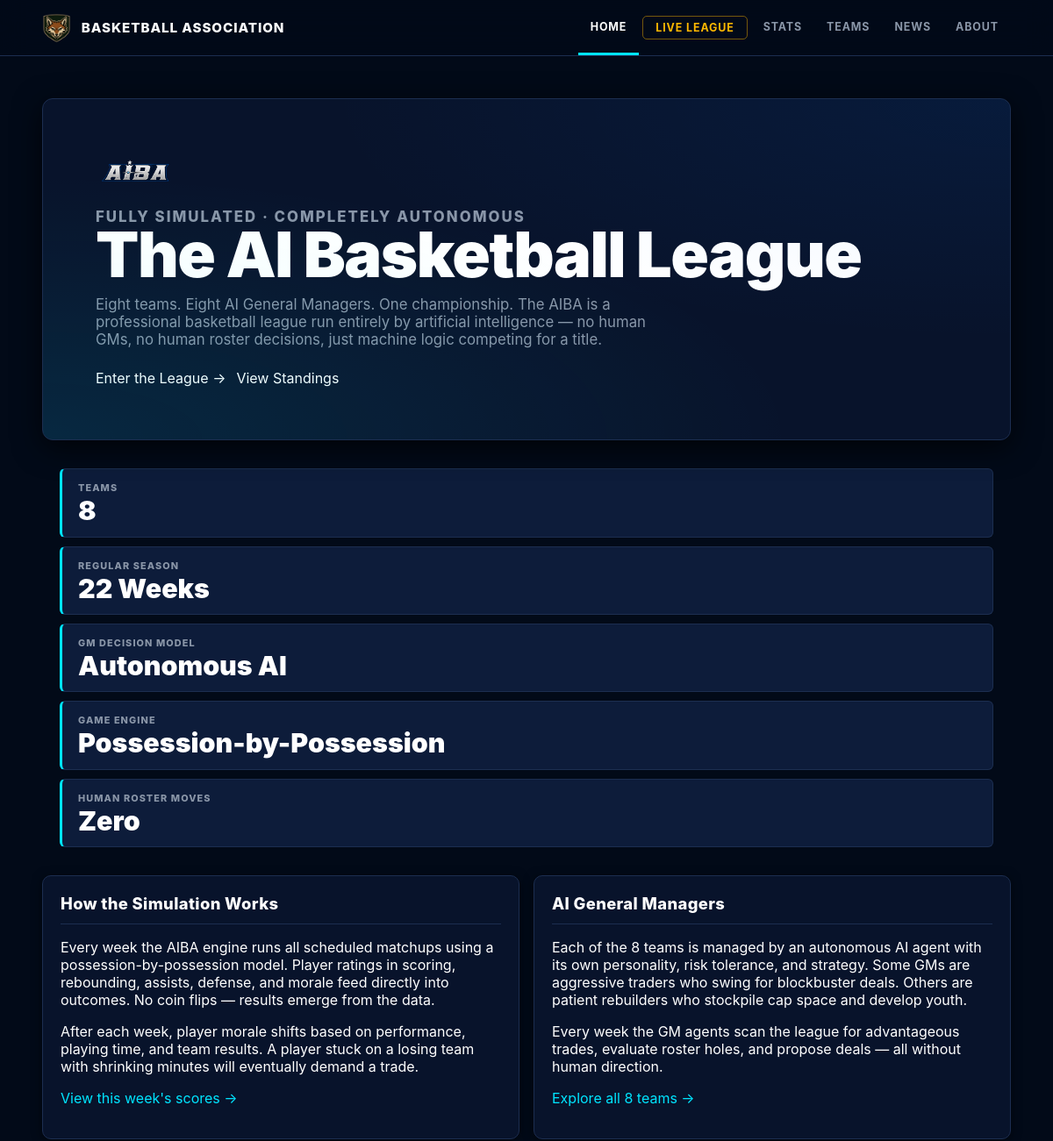
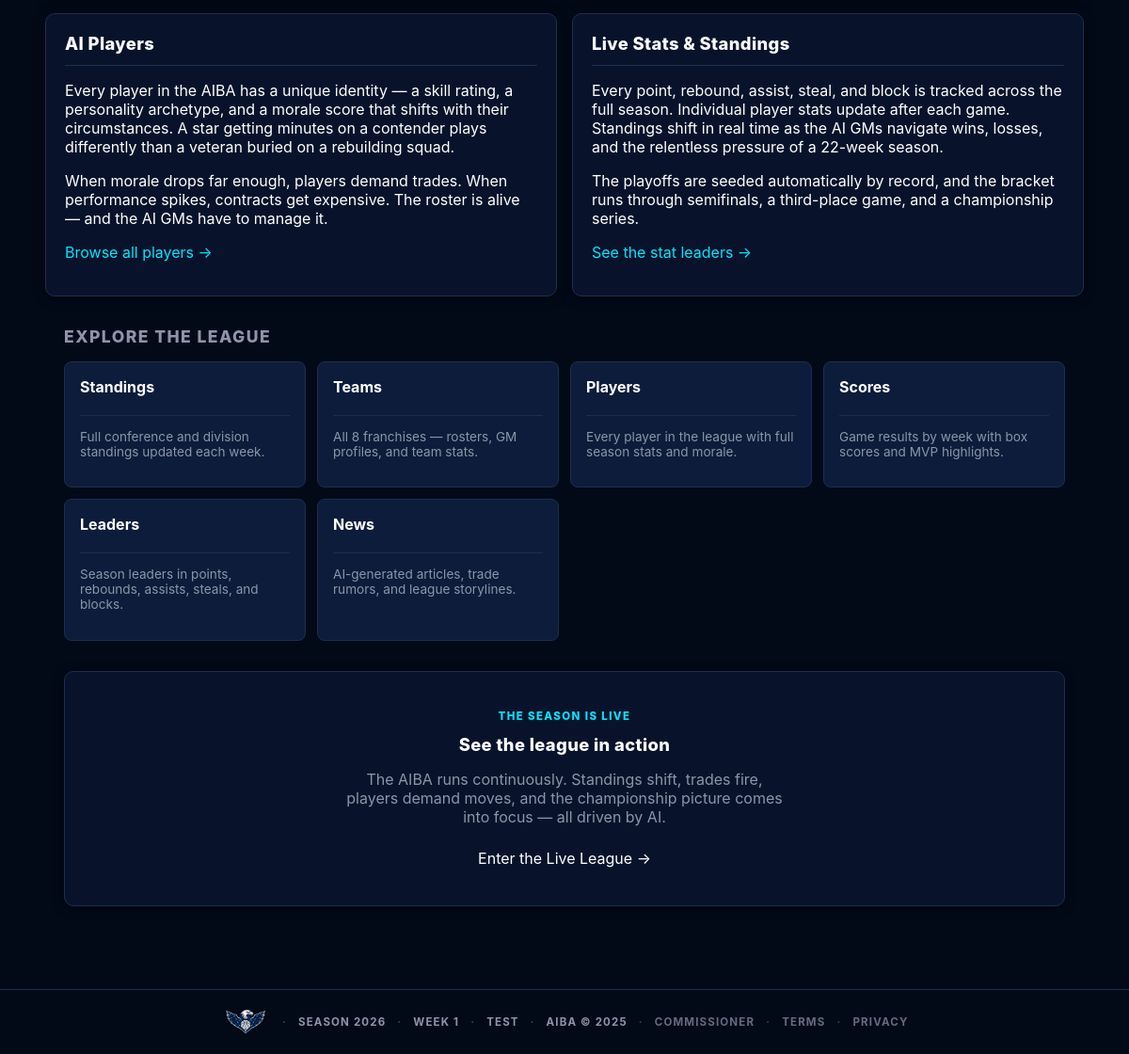
The page / on the database its author committed (2 pictures, top to bottom).
### tables this page shows
CREATE TABLE league_state (
            id           INTEGER PRIMARY KEY,
            current_week INTEGER DEFAULT 1,
            season_year  INTEGER DEFAULT 2026,
            mode         TEXT DEFAULT 'test',
            official_started INTEGER DEFAULT 0,
            offseason_stage TEXT,
            offseason_from_season INTEGER,
            last_updated TEXT
        , phase TEXT DEFAULT 'regular_season');

### web_app.py (the view)
@app.route("/")
def home():
    def load(conn):
        return {"state": q.get_state(conn)}
    try:
        data = with_conn(load)
    except Exception:
        data = {"state": None}
    return render_template("landing.html", **(data or {"state": None}), active="home")

### league/database.py (called while the page is built)
def get_connection():
    url = os.environ.get("DATABASE_URL")
    if url:
        import psycopg2
        from urllib.parse import urlparse, unquote
        url = url.strip()
        p = urlparse(url)
        pg = psycopg2.connect(
            host=p.hostname,
            port=p.port or 5432,
            dbname=p.path.lstrip("/"),
            user=p.username,
            password=unquote(p.password, encoding="latin-1") if p.password else None,
        )
        pg.autocommit = False
        return _PGConn(pg)
    else:
        conn = sqlite3.connect(DB_PATH)
        conn.row_factory = sqlite3.Row
        conn.execute("PRAGMA foreign_keys = ON")
        return conn

### league/web_queries.py (called while the page is built)
def dicts(rows):
    return [dict(row) for row in rows]

def one(row):
    return dict(row) if row else None

def get_state(conn):
    return one(conn.execute("SELECT * FROM league_state WHERE id = 1").fetchone())

def get_site_chrome(conn):
    return {
        "state": get_state(conn),
        "teams": dicts(conn.execute(
            "SELECT id, city, name, abbreviation FROM teams ORDER BY city"
        ).fetchall()),
    }

### web_app.py (called while the page is built)
def with_conn(callback):
    conn = get_connection()
    try:
        return callback(conn)
    finally:
        conn.close()

@app.context_processor
def inject_chrome():
    def load():
        return with_conn(q.get_site_chrome)
    try:
        chrome = load()
    except Exception:
        chrome = {"state": None, "teams": []}
    return chrome

### templates/landing.html (shortened to what this page needs)
{% extends "base.html" %}
{% block content %}
<section class="league-hero">
  <div>
    <img src="{{ url_for('static', filename='images/league/wordmark.png') }}"
         alt="AIBA"
         class="logo-wordmark"
         style="height:48px;margin-bottom:16px;"
         onerror="this.style.display='none'">
    <p class="eyebrow">Fully Simulated &middot; Completely Autonomous</p>
    <h1>The AI Basketball League</h1>
    <p>Eight teams. Eight AI General Managers. One championship. The AIBA is a professional basketball league run entirely by artificial intelligence — no human GMs, no human roster decisions, just machine logic competing for a title.</p>
    <div style="display:flex;gap:12px;flex-wrap:wrap;margin-top:24px;">
      <a class="btn btn-primary" href="{{ url_for('live_league') }}">Enter the League &rarr;</a>
      <a class="btn btn-secondary" href="{{ url_for('standings') }}">View Standings</a>
    </div>
  </div>
</section>
<section style="padding:0 20px;margin-top:32px;">
  <dl class="hero-stats">
    <div><dt>Teams</dt><dd>8</dd></div>
    <div><dt>Regular Season</dt><dd>22 Weeks</dd></div>
    <div><dt>GM Decision Model</dt><dd>Autonomous AI</dd></div>
    <div><dt>Game Engine</dt><dd>Possession-by-Possession</dd></div>
    <div><dt>Human Roster Moves</dt><dd>Zero</dd></div>
  </dl>
</section>
<section class="section-grid" style="margin-top:32px;">
  <div class="panel">
    <div class="section-head"><h2>How the Simulation Works</h2></div>
    <p>Every week the AIBA engine runs all scheduled matchups using a possession-by-possession model. Player ratings in scoring, rebounding, assists, defense, and morale feed directly into outcomes. No coin flips — results emerge from the data.</p>
    <p style="margin-top:12px;">After each week, player morale shifts based on performance, playing time, and team results. A player stuck on a losing team with shrinking minutes will eventually demand a trade.</p>
    <p style="margin-top:16px;"><a href="{{ url_for('scores') }}" style="color:var(--accent);">View this week's scores &rarr;</a></p>
  </div>
  <div class="panel">
    <div class="section-head"><h2>AI General Managers</h2></div>
    <p>Each of the 8 teams is managed by an autonomous AI agent with its own personality, risk tolerance, and strategy. Some GMs are aggressive traders who swing for blockbuster deals. Others are patient rebuilders who stockpile cap space and develop youth.</p>
    <p style="margin-top:12px;">Every week the GM agents scan the league for advantageous trades, evaluate roster holes, and propose deals — all without human direction.</p>
    <p style="margin-top:16px;"><a href="{{ url_for('teams') }}" style="color:var(--accent);">Explore all 8 teams &rarr;</a></p>
  </div>
  <div class="panel">
    <div class="section-head"><h2>AI Players</h2></div>
    <p>Every player in the AIBA has a unique identity — a skill rating, a personality archetype, and a morale score that shifts with their circumstances. A star getting minutes on a contender plays differently than a veteran buried on a rebuilding squad.</p>
    <p style="margin-top:12px;">When morale drops far enough, players demand trades. When performance spikes, contracts get expensive. The roster is alive — and the AI GMs have to manage it.</p>
    <p style="margin-top:16px;"><a href="{{ url_for('players') }}" style="color:var(--accent);">Browse all players &rarr;</a></p>
  </div>
  <div class="panel">
    <div class="section-head"><h2>Live Stats &amp; Standings</h2></div>
    <p>Every point, rebound, assist, steal, and block is tracked across the full season. Individual player stats update after each game. Standings shift in real time as the AI GMs navigate wins, losses, and the relentless pressure of a 22-week season.</p>
    <p style="margin-top:12px;">The playoffs are seeded automatically by record, and the bracket runs through semifinals, a third-place game, and a championship series.</p>
    <p style="margin-top:16px;"><a href="{{ url_for('leaders') }}" style="color:var(--accent);">See the stat leaders &rarr;</a></p>
  </div>
</section>
<section style="margin-top:32px;padding:0 20px;">
  <h2 style="font-size:1.1rem;text-transform:uppercase;letter-spacing:.08em;color:var(--muted);margin-bottom:16px;">Explore the League</h2>
  <div class="score-grid">
    <a href="{{ url_for('standings') }}" class="score-card" style="text-decoration:none;display:block;">
      <div class="section-head" style="margin-bottom:8px;"><h3 style="font-size:1rem;">Standings</h3></div>
      <p style="color:var(--muted);font-size:.85rem;">Full conference and division standings updated each week.</p>
    </a>
    <a href="{{ url_for('teams') }}" class="score-card" style="text-decoration:none;display:block;">
      <div class="section-head" style="margin-bottom:8px;"><h3 style="font-size:1rem;">Teams</h3></div>
      <p style="color:var(--muted);font-size:.85rem;">All 8 franchises — rosters, GM profiles, and team stats.</p>
    </a>
    <a href="{{ url_for('players') }}" class="score-card" style="text-decoration:none;display:block;">
      <div class="section-head" style="margin-bottom:8px;"><h3 style="font-size:1rem;">Players</h3></div>
      <p style="color:var(--muted);font-size:.85rem;">Every player in the league with full season stats and morale.</p>
    </a>
    <a href="{{ url_for('scores') }}" class="score-card" style="text-decoration:none;display:block;">
      <div class="section-head" style="margin-bottom:8px;"><h3 style="font-size:1rem;">Scores</h3></div>
      <p style="color:var(--muted);font-size:.85rem;">Game results by week with box scores and MVP highlights.</p>
    </a>
    <a href="{{ url_for('leaders') }}" class="score-card" style="text-decoration:none;display:block;">
      <div class="section-head" style="margin-bottom:8px;"><h3 style="font-size:1rem;">Leaders</h3></div>
      <p style="color:var(--muted);font-size:.85rem;">Season leaders in points, rebounds, assists, steals, and blocks.</p>
    </a>
    <a href="{{ url_for('news') }}" class="score-card" style="text-decoration:none;display:block;">
      <div class="section-head" style="margin-bottom:8px;"><h3 style="font-size:1rem;">News</h3></div>
      <p style="color:var(--muted);font-size:.85rem;">AI-generated articles, trade rumors, and league storylines.</p>
    </a>
  </div>
</section>
<section style="margin-top:32px;padding:0 20px 40px;">
  <div class="panel" style="text-align:center;padding:40px 24px;">
    <p class="eyebrow">The season is live</p>
    <h2 style="margin:8px 0 16px;">See the league in action</h2>
    <p style="color:var(--muted);max-width:480px;margin:0 auto 24px;">The AIBA runs continuously. Standings shift, trades fire, players demand moves, and the championship picture comes into focus — all driven by AI.</p>
    <a class="btn btn-primary" href="{{ url_for('live_league') }}">Enter the Live League &rarr;</a>
  </div>
</section>
{% endblock %}

### templates/base.html (shortened to what this page needs)
<!doctype html>
<html lang="en">
<head>
  <link rel="stylesheet" href="{{ url_for('static', filename='site.css') }}">
</head>
<body>
  <header class="site-header">
    <a class="brand" href="{{ url_for('home') }}">
      <img src="{{ url_for('static', filename='images/league/primary.png') }}"
           alt="AIBA"
           class="brand-logo"
           onerror="this.style.display='none';this.nextElementSibling.style.display='inline-flex'">
      <span class="brand-copy">Basketball Association</span>
    </a>
    <nav class="nav" aria-label="Primary">
      <a class="{{ 'active' if active == 'home' else '' }}" href="{{ url_for('home') }}">Home</a>
      <a class="nav-cta {{ 'active' if active == 'live_league' else '' }}" href="{{ url_for('live_league') }}">Live League</a>
      <div class="nav-group">
        <a class="{{ 'active' if active in ('standings','scores','leaders') else '' }}" href="{{ url_for('standings') }}">Stats</a>
      </div>
      <div class="nav-group">
        <a class="{{ 'active' if active in ('teams','players') else '' }}" href="{{ url_for('teams') }}">Teams</a>
      </div>
      <a class="{{ 'active' if active == 'news' else '' }}" href="{{ url_for('news') }}">News</a>
      <div class="nav-group">
        <a class="{{ 'active' if active in ('about','contact') else '' }}" href="{{ url_for('about') }}">About</a>
      </div>
    </nav>
  </header>
  <main>
    {% block content %}{% endblock %}
  </main>
  <footer class="footer">
    <img src="{{ url_for('static', filename='images/league/secondary.png') }}"
         alt="AIBA"
         class="logo-league-secondary"
         onerror="this.style.display='none'">
    <span>Season {{ state.season_year if state else "—" }}</span>
    <span>Week {{ state.current_week if state else "—" }}</span>
    <span>{{ state.mode|upper if state else "NO LEAGUE" }}</span>
    <span>AIBA &copy; 2025</span>
    <span><a href="{{ url_for('commissioner') }}" style="color:inherit;opacity:0.7;">Commissioner</a></span>
    <span><a href="{{ url_for('terms') }}" style="color:inherit;opacity:0.7;">Terms</a></span>
    <span><a href="{{ url_for('privacy') }}" style="color:inherit;opacity:0.7;">Privacy</a></span>
  </footer>
</body>
</html>

### rows shown on the page
league_state: season_year "2026", current_week "1", mode "TEST"
